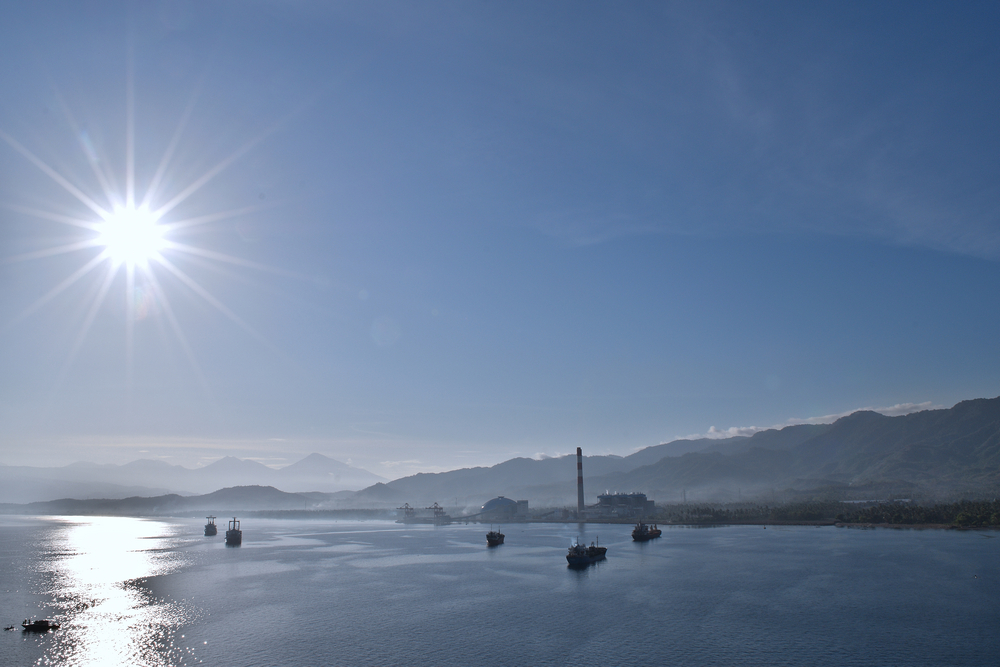
#> input picture Frameworks Testing/Specialised Functionality/OpenCV/OpenCV Lesson_Files/OpenCV_workshop_histogram.jpeg, 1000 x 667 px, given in place of the camera
$ python 'gui_cv2_worksheet RGB.py'
#> lines starting #> are read from the running program, lines starting #| are printed output that depends on the picture; after the words box and inside, x2 and y2 are one past the last pixel; in counts of white or black regions, pixels touching at a corner belong together
import cv2
import numpy as np

def nothing(x):
    pass

# Create a window
frame = np.zeros((312,500,3), np.uint8)
cv2.namedWindow('trackbar')

# create trackbars for color change

# cv2.createTrackbar(trackbar_label, window_label, current_value, maximum_value, callback)

# Hue
## Values of hue range from 0-179
cv2.createTrackbar('lowR','trackbar',0,255,nothing)
#> slider 'lowR' is set to 51
cv2.createTrackbar('highR','trackbar',255,255,nothing)

# Saturation
cv2.createTrackbar('lowG','trackbar',0,255,nothing)
#> slider 'lowG' is set to 51
cv2.createTrackbar('highG','trackbar',255,255,nothing)

# Value
cv2.createTrackbar('lowB','trackbar',0,255,nothing)
#> slider 'lowB' is set to 51
cv2.createTrackbar('highB','trackbar',255,255,nothing)

cap = cv2.VideoCapture(0)

while(1):
    # read the image from the camera
    retrieveval, frame = cap.read()
#> frame is the input picture: shape (667, 1000, 3); mean B, G, R 156.9, 128.3, 108.5

    # flip the image horizontally, so that it will look like a mirror
    # only if you use front-facing webcam.
    frame = cv2.flip(frame, 1)
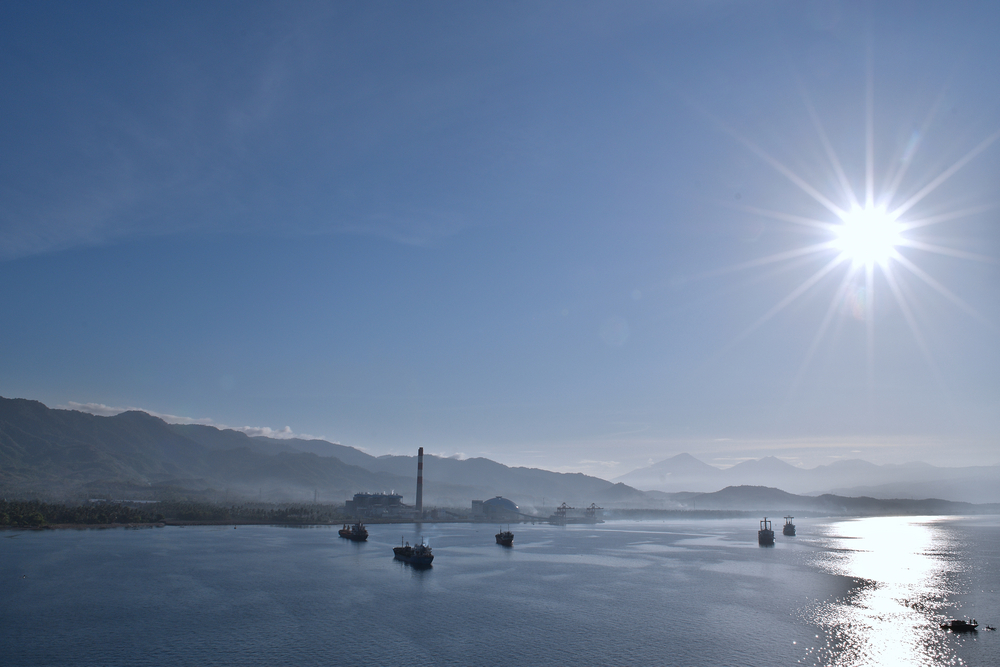
#> frame: shape (667, 1000, 3); mean B, G, R 156.9, 128.3, 108.5

    # display the image
    cv2.imshow('Real',frame)

    # get current positions of three low trackbars
    h = cv2.getTrackbarPos('lowR','trackbar')
    s = cv2.getTrackbarPos('lowG','trackbar')
    v = cv2.getTrackbarPos('lowB','trackbar')

    low = np.array([h,s,v])

    # get current positions of three high trackbars
    h = cv2.getTrackbarPos('highR','trackbar')
    s = cv2.getTrackbarPos('highG','trackbar')
    v = cv2.getTrackbarPos('highB','trackbar')

    high = np.array([h,s,v])

    # convert the image from bgr to hsv format
    frame = cv2.cvtColor(frame, cv2.COLOR_BGR2RGB)

    # create a "mask" to show which pixels should be preserved
    mask = cv2.inRange(frame, low, high)
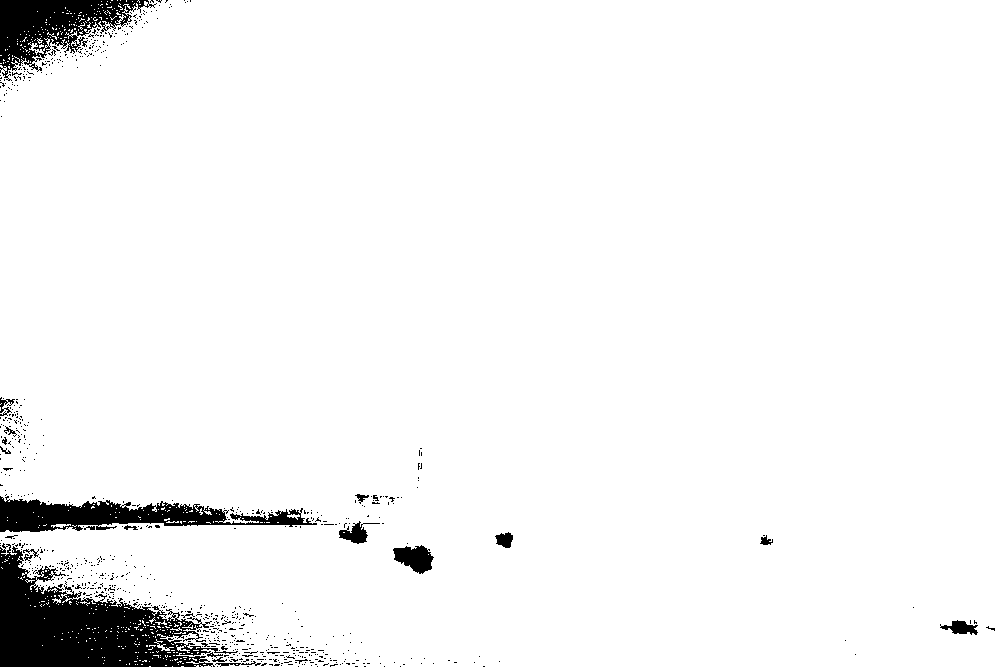
#> mask: shape (667, 1000); 95.7% white; 765 black regions (743 under 20 px), largest, box (x1, y1, x2, y2) and area: (0, 543, 238, 667) 13525, (0, 496, 317, 532) 5549, (0, 0, 157, 81) 5498

    # apply the "mask" to the original capture using the bitwise AND operator
    res = cv2.bitwise_and(frame, frame, mask=mask)
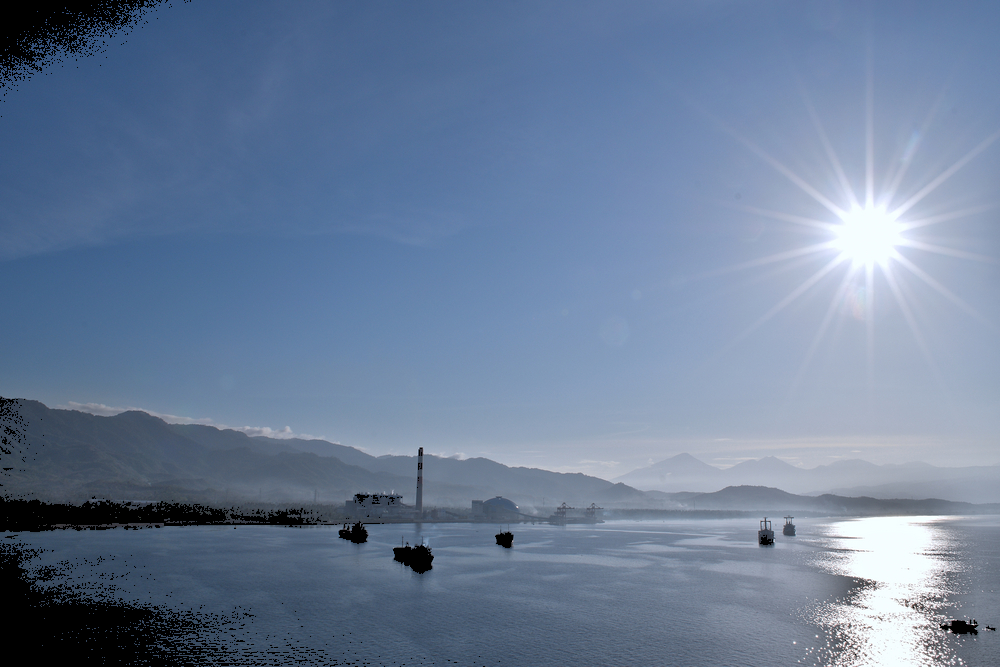
#> res: shape (667, 1000, 3); mean R, G, B 106.7, 125.7, 153.3

    # convert the image back to bgr
    res = cv2.cvtColor(res, cv2.COLOR_RGB2BGR)

    cv2.imshow("mask", res)

    if cv2.waitKey(1) == ord('q'):
#> (key q is pressed here)
        break

cap.release()
cv2.destroyAllWindows()
